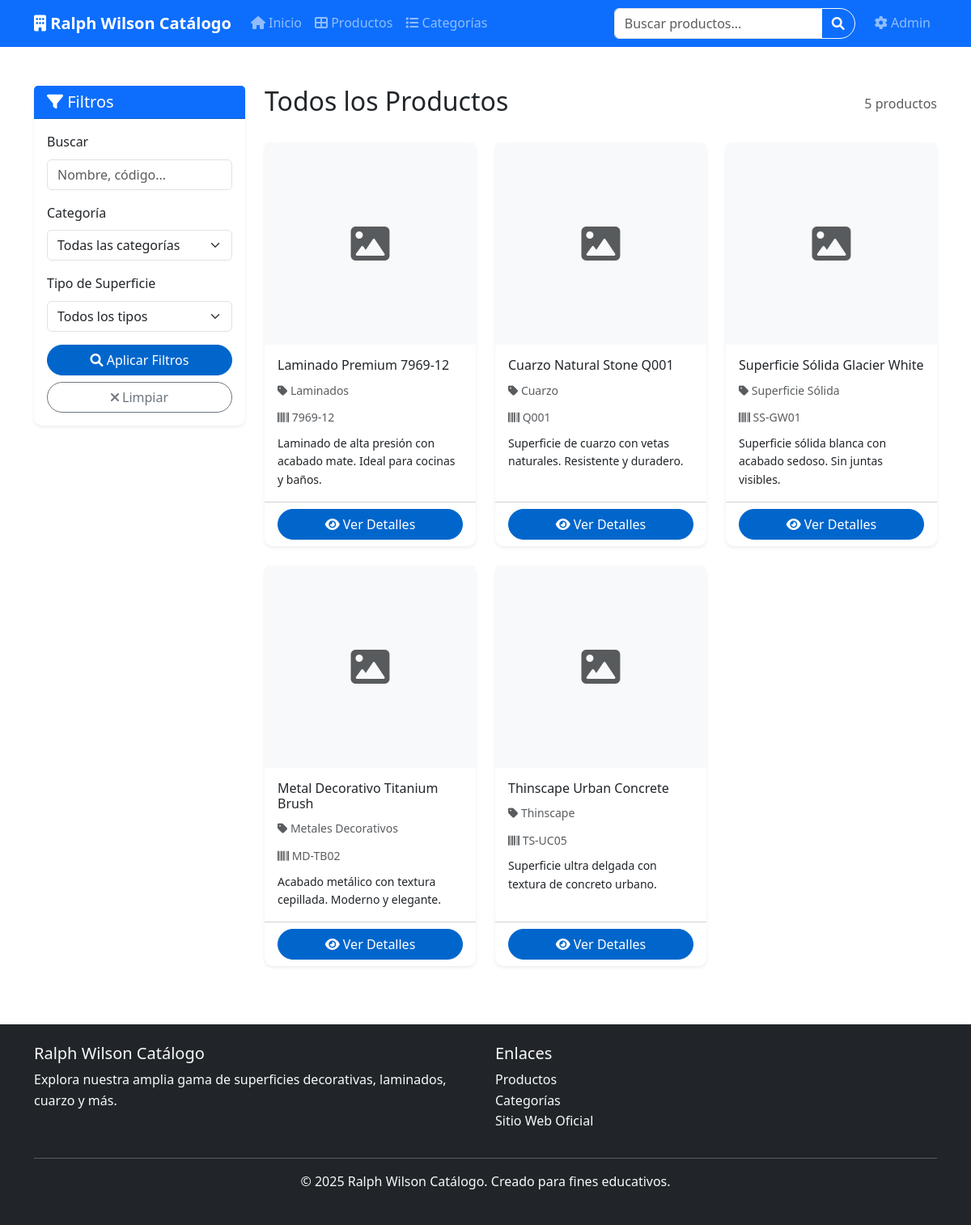
Page /products on the committed database.
### models.py (models this page shows, shortened)
class Product(db.Model):
    __tablename__ = 'products'
    id = db.Column(db.Integer, primary_key=True)
    name = db.Column(db.String(255), nullable=False)
    category = db.Column(db.String(100), nullable=False)
    subcategory = db.Column(db.String(100))
    description = db.Column(db.Text)
    image_url = db.Column(db.String(500))
    local_image_path = db.Column(db.String(500))
    product_url = db.Column(db.String(500))
    design_group = db.Column(db.String(100))
    color_group = db.Column(db.String(100))
    finish = db.Column(db.String(100))
    surface_type = db.Column(db.String(100))
    price = db.Column(db.Float)
    dimensions = db.Column(db.String(100))
    material_code = db.Column(db.String(50))
    created_at = db.Column(db.DateTime, default=datetime.utcnow)
    updated_at = db.Column(db.DateTime, default=datetime.utcnow, onupdate=datetime.utcnow)

### app_with_timer.py (the view, shortened to what this page needs)
@app.route('/products')
def products():
    page = request.args.get('page', 1, type=int)
    per_page = request.args.get('per_page', 12, type=int)
    category = request.args.get('category', '')
    search = request.args.get('search', '')
    surface_type = request.args.get('surface_type', '')
    design_group = request.args.get('design_group', '')
    color_group = request.args.get('color_group', '')
    query = Product.query
    if category:
        query = query.filter(Product.category.ilike(f'%{category}%'))
    if surface_type:
        query = query.filter(Product.surface_type.ilike(f'%{surface_type}%'))
    if design_group:
        query = query.filter(Product.design_group.ilike(f'%{design_group}%'))
    if color_group:
        query = query.filter(Product.color_group.ilike(f'%{color_group}%'))
    products_pagination = query.paginate(
        page=page, per_page=per_page, error_out=False
    )
    all_categories = db.session.query(distinct(Product.category)).filter(Product.category.isnot(None)).all()
    all_surface_types = db.session.query(distinct(Product.surface_type)).filter(Product.surface_type.isnot(None)).all()
    all_design_groups = db.session.query(distinct(Product.design_group)).filter(Product.design_group.isnot(None)).all()
    all_color_groups = db.session.query(distinct(Product.color_group)).filter(Product.color_group.isnot(None)).all()
    return render_template('products.html',
                         products=products_pagination.items,
                         pagination=products_pagination,
                         current_filters={
                             'category': category,
                             'search': search,
                             'surface_type': surface_type,
                             'design_group': design_group,
                             'color_group': color_group
                         },
                         filter_options={
                             'categories': [c[0] for c in all_categories if c[0]],
                             'surface_types': [s[0] for s in all_surface_types if s[0]],
                             'design_groups': [d[0] for d in all_design_groups if d[0]],
                             'color_groups': [c[0] for c in all_color_groups if c[0]]
                         })

### templates/products.html (shortened to what this page needs)
{% extends "base.html" %}
{% block content %}
<div class="container my-5">
    <div class="row">
        <div class="col-lg-3 mb-4">
            <div class="card shadow-sm">
                <div class="card-header bg-primary text-white">
                    <h5 class="mb-0">
                        <i class="fas fa-filter"></i> Filtros
                    </h5>
                </div>
                <div class="card-body">
                    <form method="GET" action="{{ url_for('products') }}">
                        <div class="mb-3">
                            <label for="search" class="form-label">Buscar</label>
                            <input type="text" class="form-control" id="search" name="search"
                                   value="{{ current_filters.search }}" placeholder="Nombre, código...">
                        </div>
                        {% if filter_options.categories %}
                        <div class="mb-3">
                            <label for="category" class="form-label">Categoría</label>
                            <select class="form-select" id="category" name="category">
                                <option value="">Todas las categorías</option>
                            </select>
                        </div>
                        {% endif %}
                        {% if filter_options.surface_types %}
                        <div class="mb-3">
                            <label for="surface_type" class="form-label">Tipo de Superficie</label>
                            <select class="form-select" id="surface_type" name="surface_type">
                                <option value="">Todos los tipos</option>
                            </select>
                        </div>
                        {% endif %}
                        <div class="d-grid gap-2">
                            <button type="submit" class="btn btn-primary">
                                <i class="fas fa-search"></i> Aplicar Filtros
                            </button>
                            <a href="{{ url_for('products') }}" class="btn btn-outline-secondary">
                                <i class="fas fa-times"></i> Limpiar
                            </a>
                        </div>
                    </form>
                </div>
            </div>
        </div>
        <div class="col-lg-9">
            <div class="d-flex justify-content-between align-items-center mb-4">
                <h2>
                    {% if current_filters.search %}
                        Resultados para "{{ current_filters.search }}"
                    {% elif current_filters.category %}
                        {{ current_filters.category }}
                    {% else %}
                        Todos los Productos
                    {% endif %}
                </h2>
                <span class="text-muted">{{ pagination.total }} productos</span>
            </div>
            {% if products %}
            <div class="row">
                {% for product in products %}
                <div class="col-md-6 col-xl-4 mb-4">
                    <div class="card h-100 shadow-sm product-card">
                        {% if product.local_image_path %}
                            <img src="{{ url_for('static', filename=product.local_image_path) }}"
                                 class="card-img-top" alt="{{ product.name }}"
                                 style="height: 250px; object-fit: cover;">
                        {% elif product.image_url %}
                            <img src="{{ product.image_url }}"
                                 class="card-img-top" alt="{{ product.name }}"
                                 style="height: 250px; object-fit: cover;">
                        {% else %}
                            <div class="card-img-top d-flex align-items-center justify-content-center bg-light"
                                 style="height: 250px;">
                                <i class="fas fa-image fa-3x text-muted"></i>
                            </div>
                        {% endif %}
                        <div class="card-body">
                            <h6 class="card-title">{{ product.name }}</h6>
                            <div class="mb-2">
                                <small class="text-muted">
                                    <i class="fas fa-tag"></i> {{ product.category }}
                                </small>
                            </div>
                            {% if product.material_code %}
                            <div class="mb-2">
                                <small class="text-muted">
                                    <i class="fas fa-barcode"></i> {{ product.material_code }}
                                </small>
                            </div>
                            {% endif %}
                            {% if product.description %}
                            <p class="card-text small">
                                {{ product.description[:150] }}{% if product.description|length > 150 %}...{% endif %}
                            </p>
                            {% endif %}
                        </div>
                        <div class="card-footer bg-transparent">
                            <div class="d-grid">
                                <a href="{{ url_for('product_detail', product_id=product.id) }}"
                                   class="btn btn-primary">
                                    <i class="fas fa-eye"></i> Ver Detalles
                                </a>
                            </div>
                        </div>
                    </div>
                </div>
                {% endfor %}
            </div>
            {% endif %}
        </div>
    </div>
</div>
{% endblock %}

### static/css/style.css (style rules this page uses)
:root { --primary-color: #0066cc; --secondary-color: #6c757d; --success-color: #28a745; --warning-color: #ffc107; --danger-color: #dc3545; --info-color: #17a2b8; --light-color: #f8f9fa; --dark-color: #343a40; }
body { font-family: 'Segoe UI', Tahoma, Geneva, Verdana, sans-serif; line-height: 1.6; }
.card { border: none; border-radius: 10px; transition: all 0.3s ease; }
.btn { border-radius: 25px; font-weight: 500; transition: all 0.3s ease; }
.btn-primary { background-color: var(--primary-color); border-color: var(--primary-color); }

### rows in the picture
Product: name "Laminado Premium 7969-12", category "Laminados", material_code "7969-12", description "Laminado de alta presión con acabado mate. Ideal para cocinas y baños."
Product: name "Cuarzo Natural Stone Q001", category "Cuarzo", material_code "Q001", description "Superficie de cuarzo con vetas naturales. Resistente y duradero."
Product: name "Superficie Sólida Glacier White", category "Superficie Sólida", material_code "SS-GW01", description "Superficie sólida blanca con acabado sedoso. Sin juntas visibles."
Product: name "Metal Decorativo Titanium Brush", category "Metales Decorativos", material_code "MD-TB02", description "Acabado metálico con textura cepillada. Moderno y elegante."
Product: name "Thinscape Urban Concrete", category "Thinscape", material_code "TS-UC05", description "Superficie ultra delgada con textura de concreto urbano."

### other values in the picture
{{ pagination.total }} "5"
